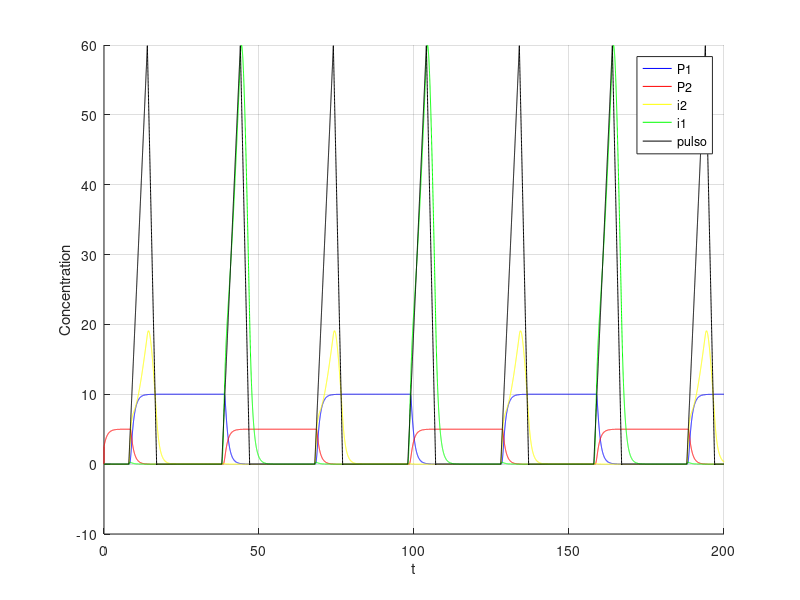

This figure's MATLAB source:
clear;

dt=0.01; 
t=0:dt:200; 

%i = 1 ate 20000 

p1 = 0;
p2 = 2.5;
ii1 = 0;
ii2 = 0;

% maximal expression rates
km1 = 4;
km2 = 4;

%dissociation constant
kp1 = 1;
kp2 = 2;

% parametros do collins para os iis
beta2 =4;
gama2 = 4;


p1s = zeros(1, length(t));
p2s = zeros(1, length(t));

% pulso representa uma explosao na concentracao de mRNAs que possuem dois operators
% o primeiro precisa de p1 AND (NOT p2) e o segundo precisa de p1 AND (NOT p2)
pulso = zeros(1, length(t));

i1s = zeros(1, length(t));
i2s = zeros(1, length(t));

alpha1 = 10; alpha2 = 5;
beta = 4;
gama = 4;

p3 = 0;
p3s = zeros(1, length(t));

soma = 0.1
for i = 2:length(t)
   
   if (mod(i, 3000) >800 && mod(i,3000)<1400)
     pulso(i) = pulso(i-1)+soma;
   endif
   
   if (mod(i, 3000) >=1400 && mod(i,3000)<1700)
     pulso(i) = pulso(i-1)-soma*2;
   endif
  
  div = 1 + p1/kp1 + p2/kp2 + (p1*p2)/(kp1*kp2);
  
  
%  verde, depende do p1 (azul) 
%  dpdt = alpha0 + km1 * pulso(i) * ((1 + p1 / (kp1)) / div) - kd1*ii1;
  dpdt = (  km1  *pulso(i) * ((1 + p1 / (kp1)) / div)     /   (1 + (ii2 / (1 + p1s(i) ) ) ^ beta2)   ) - ii1;
  ii1 = dpdt * dt + ii1;
  i1s(i) = ii1; 
  
  
%  amarelo deve ser o primeiro
% usei collins pois precisava que o crescimento de amarelo reprimisse o crescimento do verde.
%  dpdt = alpha0 + km2 * pulso(i) * ((1 + (p2) / (kp2 )) / div) - kd2*ii2;

% (pulso controla a execucao da  AND entre p1 e not p2) -> representa o maximal expression rate de collins           collins  para verde reprimir amarelo
  dpdt = (  km2  *pulso(i) * ((1 + p2 / (kp2)) / div)       /              (1 + (ii1 / (1 + p2s(i) ) ) ^ gama2)     ) - ii2;
  ii2 = dpdt * dt + ii2;
  i2s(i) = ii2; 
 
  dpdt = (alpha1 / (1 + (p2 / (1 + i2s(i) ) ) ^ beta )) - p1;
  p1 = dpdt * dt + p1;
  p1s(i) = p1;
  
  dpdt = (alpha2 / (1 + (p1 / (1 + i1s(i)) ) ^ gama)) - p2;
  p2 = dpdt * dt + p2;
  p2s(i) = p2;

endfor

figure;
hold on;
grid on;
%plot(t, p1s, 'b;P1;', t ,p2s, 'r;P2;', t , pulso , 'k;pulso;');
plot(t, p1s, 'b;P1;', t ,p2s, 'r;P2;', t , i2s, 'y;i2;', t ,i1s,'g;i1;', t , pulso , 'k;pulso;');
xlabel('t');
ylabel('Concentration');